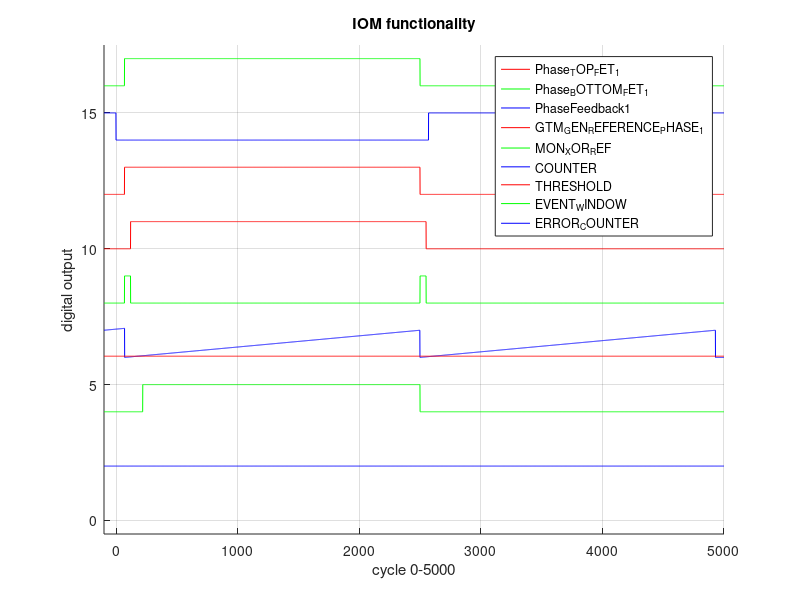

This figure's MATLAB source:
clear all 
close all

START = 100;
STEP  = 1; %us
END   = 5000;    %us
DUTY_CYCLE_50 = 2500;
HIGH = 1;
LOW  = 0;
NUMBER_OF_SIGNALS_PLOTTING = 8;
DEAD_TIME = 70;
IOM_DEBOUNCE_TIME_DELAY = 50;
THRESHOLD_FOR_EVENT_COUNTER = 220/5000;
THR = 220;

TIME = -START:STEP:END;

%limits
Phase_TOP_FET_1_ON  = DEAD_TIME+START;
Phase_TOP_FET_1_OFF = DUTY_CYCLE_50+START;
Phase_BOTTOM_FET_1_ON  = START;
Phase_BOTTOM_FET_1_OFF = DUTY_CYCLE_50+START+DEAD_TIME;
PhaseFeedback1_ON  = DEAD_TIME+START; 
PhaseFeedback1_OFF = DUTY_CYCLE_50+START;
GTM_GEN_REFERENCE_PHASE_1_ON  = PhaseFeedback1_ON+IOM_DEBOUNCE_TIME_DELAY;
GTM_GEN_REFERENCE_PHASE_1_OFF = PhaseFeedback1_OFF+IOM_DEBOUNCE_TIME_DELAY;
COUNTER_RESET1 = PhaseFeedback1_ON;
COUNTER_RESET2 = PhaseFeedback1_OFF;
% end limits

% calculation
Phase_TOP_FET_1 = zeros(1,length(TIME));
Phase_TOP_FET_1((Phase_TOP_FET_1_ON):(Phase_TOP_FET_1_OFF)) = HIGH;

Phase_BOTTOM_FET_1 = ones(1,length(TIME));
Phase_BOTTOM_FET_1(Phase_BOTTOM_FET_1_ON:Phase_BOTTOM_FET_1_OFF) = LOW;

PhaseFeedback1 = zeros(1,length(TIME));
PhaseFeedback1(PhaseFeedback1_ON:PhaseFeedback1_OFF) = 1;

GTM_GEN_REFERENCE_PHASE_1 = zeros(1, length(TIME));
GTM_GEN_REFERENCE_PHASE_1(GTM_GEN_REFERENCE_PHASE_1_ON:GTM_GEN_REFERENCE_PHASE_1_OFF) = 1;

MON_XOR_REF = zeros(1,length(TIME));
MON_XOR_REF = xor(PhaseFeedback1,GTM_GEN_REFERENCE_PHASE_1);

COUNTER = zeros(1, length(TIME));
ANGLE   = 1/(COUNTER_RESET2-COUNTER_RESET1);
for index=COUNTER_RESET1:1:COUNTER_RESET2
   COUNTER(index) = ANGLE*(index-COUNTER_RESET1); 
end
for index2=COUNTER_RESET2:1:COUNTER_RESET2+(COUNTER_RESET2-COUNTER_RESET1)
   COUNTER(index2) = ANGLE*(index2-COUNTER_RESET2); 
end
for index3=1:1:COUNTER_RESET1
   COUNTER(index3) = (ANGLE*(index3-(COUNTER_RESET1-COUNTER_RESET2))); 
end

THRESHOLD = zeros(1,length(TIME));
THRESHOLD = THRESHOLD + THRESHOLD_FOR_EVENT_COUNTER;

EVENT_WINDOW = zeros(1,length(TIME));
EVENT_WINDOW(START+THR:PhaseFeedback1_OFF) = 1;

ERROR_COUNTER = zeros(1,length(TIME));
ERROR_COUNTER = and(EVENT_WINDOW,MON_XOR_REF);
% end calculation

% plotting proccessing

Phase_TOP_FET_1           = Phase_TOP_FET_1           + 2*(NUMBER_OF_SIGNALS_PLOTTING);
Phase_BOTTOM_FET_1        = Phase_BOTTOM_FET_1        + 2*(NUMBER_OF_SIGNALS_PLOTTING-1);
PhaseFeedback1            = PhaseFeedback1            + 2*(NUMBER_OF_SIGNALS_PLOTTING-2);
GTM_GEN_REFERENCE_PHASE_1 = GTM_GEN_REFERENCE_PHASE_1 + 2*(NUMBER_OF_SIGNALS_PLOTTING-3);
MON_XOR_REF               = MON_XOR_REF               + 2*(NUMBER_OF_SIGNALS_PLOTTING-4);
COUNTER                   = COUNTER                   + 2*(NUMBER_OF_SIGNALS_PLOTTING-5);
THRESHOLD                 = THRESHOLD                 + 2*(NUMBER_OF_SIGNALS_PLOTTING-5);
EVENT_WINDOW              = EVENT_WINDOW              + 2*(NUMBER_OF_SIGNALS_PLOTTING-6);
ERROR_COUNTER             = ERROR_COUNTER             + 2*(NUMBER_OF_SIGNALS_PLOTTING-7);
% end plotting proccessing

figure(1)
hold on
%axis equal
grid on
plot(TIME,PhaseFeedback1,'r')
plot(TIME,Phase_TOP_FET_1,'g')
plot(TIME,Phase_BOTTOM_FET_1,'b')
plot(TIME,GTM_GEN_REFERENCE_PHASE_1,'r')
plot(TIME,MON_XOR_REF,'g')
plot(TIME,COUNTER,'b')
plot(TIME,THRESHOLD,'r')
plot(TIME,EVENT_WINDOW,'g')
plot(TIME,ERROR_COUNTER,'b')

legend('Phase_TOP_FET_1','Phase_BOTTOM_FET_1','PhaseFeedback1','GTM_GEN_REFERENCE_PHASE_1','MON_XOR_REF','COUNTER','THRESHOLD','EVENT_WINDOW','ERROR_COUNTER');
title('IOM functionality');
xlabel('cycle 0-5000');
ylabel('digital output');
axis([-100 5000 -0.5 NUMBER_OF_SIGNALS_PLOTTING*2+1.5])